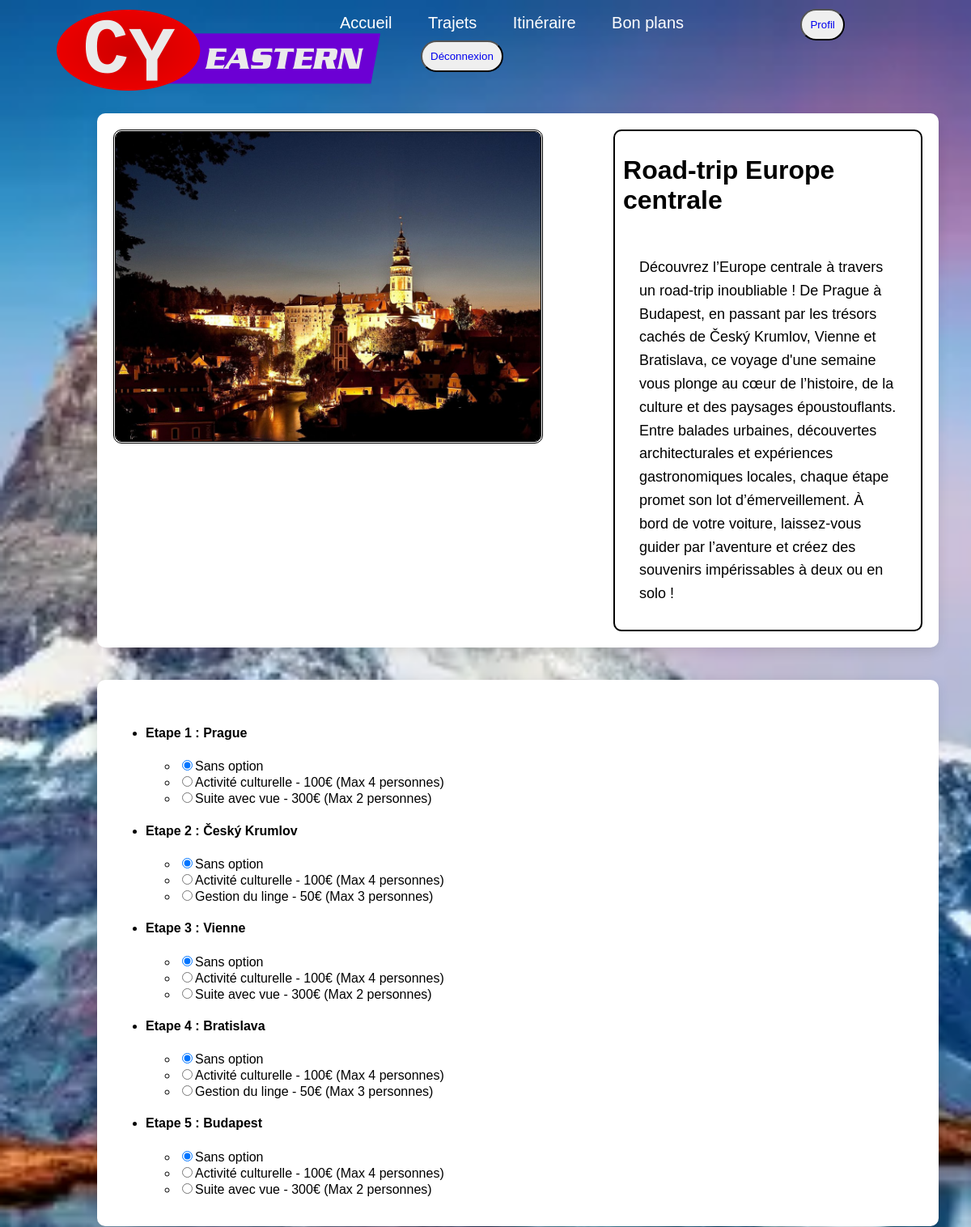
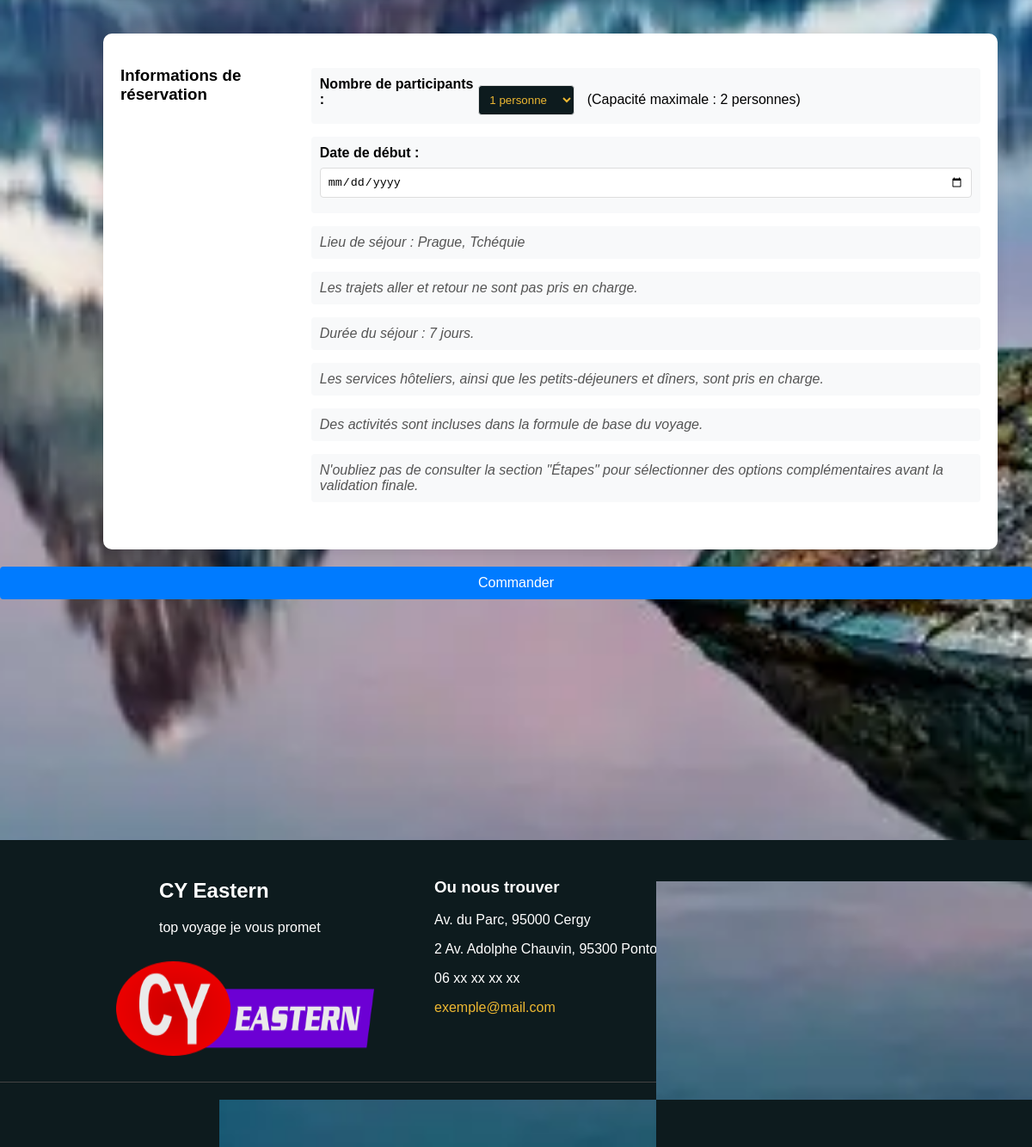
Screenshot of /resa.php?get=2 (signed in) with the database file from the repository (2 pictures, top to bottom).
### tables this page shows
CREATE TABLE `voyage` (
  `id` int(11) NOT NULL,
  `titre` varchar(39) NOT NULL,
  `duree` tinyint(4) NOT NULL,
  `etapes` tinyint(4) NOT NULL,
  `transport` varchar(24) NOT NULL,
  `maxi` tinyint(4) NOT NULL,
  `prix` smallint(6) NOT NULL,
  `statut` tinyint(1) NOT NULL
);

CREATE TABLE `descVoyage` (
  `idVoyage` int(2) DEFAULT NULL,
  `titre` varchar(38) DEFAULT NULL,
  `description` varchar(699) DEFAULT NULL,
  `infos` varchar(1944) DEFAULT NULL,
  `texte` varchar(583) DEFAULT NULL
);

CREATE TABLE `etapes` (
  `idVoyage` int(11) NOT NULL,
  `id` int(11) NOT NULL,
  `titre` varchar(100) NOT NULL,
  `debut` tinyint(4) NOT NULL,
  `duree` tinyint(4) NOT NULL,
  `persSup` tinyint(4) NOT NULL,
  `lat` float NOT NULL,
  `lon` float NOT NULL,
  `nom` varchar(100) NOT NULL,
  `pays` varchar(50) NOT NULL
);

CREATE TABLE `etapesOpt` (
  `idVoyage` int(11) NOT NULL,
  `idEtape` int(11) NOT NULL,
  `idOption` int(11) NOT NULL
);

CREATE TABLE `options` (
  `id` int(11) NOT NULL,
  `titre` varchar(100) NOT NULL,
  `prix` int(11) NOT NULL,
  `personnesMax` int(11) NOT NULL
);

### api/linkDB.php (called while the page is built, shortened)
<?php
$linkDB = mysqli_connect("mariadb","valerie","meilleursite2025","clickjourney");
$descQuery = "SELECT * FROM descVoyage ORDER BY idVoyage";
$descResult = mysqli_query($linkDB, $descQuery);
$desc = array();
while ($row = mysqli_fetch_assoc($descResult)) {
    $desc[$row['idVoyage']] = $row;
}
$voyageQuery = "SELECT * FROM voyage";
$voyageResult = mysqli_query($linkDB, $voyageQuery);
$voyage = array();
while ($row = mysqli_fetch_assoc($voyageResult)) {
    $voyage[$row['id']] = $row;
}
$etapesQuery = "SELECT * FROM etapes ORDER BY idVoyage, id";
$etapesResult = mysqli_query($linkDB, $etapesQuery);
$etapes = array();
while ($row = mysqli_fetch_assoc($etapesResult)) {
    $etapes[$row['idVoyage']][$row['id']] = $row;
}
$etapeOptQuery = "SELECT * FROM etapesOpt ORDER BY idVoyage, idEtape, idOption";
$etapeOptResult = mysqli_query($linkDB, $etapeOptQuery);
while ($row = mysqli_fetch_assoc($etapeOptResult)) {
    $etapeOpt[$row['idVoyage']][$row['idEtape']][$row['idOption']] = $row;
}
$optionQuery = "SELECT * FROM options";
$optionResult = mysqli_query($linkDB, $optionQuery);
$option = array();
while ($row = mysqli_fetch_assoc($optionResult)) {
    $option[$row['id']] = $row;
}

### resa.php (the view, shortened to what this page needs)
<?php
include('api/linkDB.php');
?>
<!DOCTYPE html>
<html lang="fr">
<head>
    <link rel="stylesheet" type="text/css" href="style.css">
</head>
<body id="haut">
    <div>
        <nav>
            <div class="divmenu">
                <div class="logo1">
                    <a href="index.html"><img src="media/logo.webp" width="400" height="100" alt="Logo"></a>
                </div>
                <ul>
                    <li class="limenu"><a href="index.html">Accueil</a></li>
                    <li class="limenu"><a href="presentation.php">Trajets</a></li>
                    <li class="limenu"><a href="recherche.html">Itinéraire</a></li>
                    <li class="limenu"><a href="">Bon plans</a></li>
                    <?php
                    if (!$_SESSION['connecte']) {
                        echo '<button class="bouton_menu"><a href="connexion.php">Connexion</a></button>';
                    } else {
                        echo '<button class="bouton_menu"><a href="profil.php">Profil</a></button>
        <button class="bouton_menu"><a href="index.php?logout=1">Déconnexion</a></button>';
                    }
                    ?>
                </ul>
            </div>
        </nav>
        <div class="container-res">
            <div class="img_reservation">
                <img <?php echo 'src="media/voyage/voyage' . $_GET['get'] . '.jpg" alt="Image ' . $voyage[$_GET['get']]['titre'] . '"'; ?>>
            </div>
            <div class="encadrement">
                <h1 class="titre"><?= $voyage[$_GET['get']]['titre'] ?></h1>
                <p class="texte-res"><?= $desc[$_GET['get']]['description'] ?></p>
            </div>
        </div>
        <form action="api/resa.php" method="POST">
            <div class="container-res">
                <ul>
                    <?php
                    foreach ($etapes[$_GET['get']] as $id => $row) {
                        echo '<li><h4>Etape ' . $id . ' : ' . $row['titre'] . '</h4>';
                        echo '<ul>';
                        echo '<li>';
                        echo '<input type="radio" name="etape_' . $id . '" id="none_' . $id . '" value="0" checked>';
                        echo '<label for="none_' . $id . '">Sans option</label>';
                        echo '</li>';
                        foreach ($etapeOpt[$_GET['get']][$id] as $idOpt => $row2) {
                            $optionData = $option[$row2['idOption']];
                            echo '<li>';
                            echo '<input type="radio" name="etape_' . $id . '" id="option_' . $id . '_' . $optionData['id'] . '" value="' . $optionData['id'] . '">';
                            echo '<label for="option_' . $id . '_' . $optionData['id'] . '">';
                            echo htmlspecialchars($optionData['titre']) . ' - ' . $optionData['prix'] . '€ (Max ' . $optionData['personnesMax'] . ' personnes)';
                            echo '</label>';
                            echo '</li>';
                        }
                        echo '</ul></li>';
                    }
                    ?>
                </ul>
            </div>
            <div class="container-res">
                <h3>Informations de réservation</h3>
                <ul class="booking-info">
                    <li>
                        <label for="passengers">Nombre de participants :</label>
                        <select name="passengers" id="passengers" required>
                            <?php
                            $maxCapacity = $voyage[$_GET['get']]['maxi'];
                            for ($i = 1; $i <= $maxCapacity; $i++) {
                                echo "<option value='$i'>$i personne" . ($i > 1 ? "s" : "") . "</option>";
                            }
                            ?>
                        </select>
                        (Capacité maximale : <?= $maxCapacity ?> personnes)
                    </li>
                    <li>
                        <label for="start_date">Date de début :</label>
                        <input type="date" name="start_date" id="start_date" required min="<?= date('Y-m-d') ?>"
                            max="<?= date('Y-m-d', strtotime('+1 year')) ?>">
                    </li>
                    <li class="info-note">Lieu de séjour : Prague, Tchéquie</li>
                    <li class="info-note">Les trajets aller et retour ne sont pas pris en charge.</li>
                    <li class="info-note">Durée du séjour : <?= $voyage[$_GET['get']]['duree'] ?> jours.</li>
                    <li class="info-note">Les services hôteliers, ainsi que les petits-déjeuners et dîners, sont
                        pris en charge.</li>
                    <li class="info-note">Des activités sont incluses dans la formule de base du voyage.</li>
                    <li class="info-note">N'oubliez pas de consulter la section "Étapes" pour sélectionner des
                        options complémentaires avant la validation finale.</li>
                </ul>
            </div>
            <div class="form-actions">
                <button type="submit">Commander</button>
            </div>
        </form>
        <footer>
            <div class="contenu">
                <div class="logo">
                    <h2>CY Eastern</h2>
                    <p>top voyage je vous promet</p>
                    <img src="media/logo.webp" alt="Logo" width="300" height="110"
                        style="display: flex; margin-left: -50px;">
                </div>
                <div class="colonne">
                    <h3>Ou nous trouver</h3>
                    <p>Av. du Parc, 95000 Cergy</p>
                    <p>2 Av. Adolphe Chauvin, 95300 Pontoise</p>
                    <p>06 xx xx xx xx</p>
                    <p><a href="mailto:exemple@mail.com" style="color: rgb(237, 184, 50);">exemple@mail.com</a></p>
                </div>
                <div class="colonne">
                    <h3>Navigation</h3>
                    <ul class="ul-footer">
                        <li><a href="#haut">haut de page</a></li>
                        <li><a href="index.html">Accueil</a></li>
                        <li><a href="presentation.php">Présentation</a></li>
                        <li><a href="#">Nos services</a></li>
                        <li><a href="connexion.php">Connexion</a></li>
                        <li><a href="inscription.php">Inscription</a></li>
                    </ul>
                </div>
            </div>
            <div class="footer-bottom">
                <p>copyright © 2025, CY Eastern</p>
            </div>
        </footer>
</body>
</html>

### style.css (style rules this page uses)
* { text-decoration: none; }
body { font-family: Arial, sans-serif; font-optical-sizing: auto; background-image: url(media/paysage.jpg); background-size: cover; background-repeat: no-repeat; background-position: center; height: 100vh; margin: 0; image-rendering: crisp-edges; background-attachment: fixed; }
img[alt="Logo"] { margin-left: 10px; margin-top: 30px; }
.divmenu { display: flex; align-items: center; justify-content: space-between; height: 100px; padding: 0 50px; }
li.limenu { display: inline-block; margin-left: -100px; }
.limenu a { color: white; font-size: 20px; margin-right: 140px; }
.bouton_menu { color: black; border-radius: 20px; padding: 10px; }
.logo1 { padding: 10px; font-weight: bold; font-size: 30px; justify-content: flex-end; }
select { background-color: #0d1b1e; color: rgb(237, 184, 50); border-radius: 5px; }
option { color: #0d1b1e; background-color: rgb(237, 184, 50); border-radius: 5px; }
footer { background-color: #0d1b1e; color: white; padding: 15px 0; margin-top: 280px; }
.contenu { display: flex; max-width: 850px; margin: auto; }
.colonne, .logo { min-width: 300px; margin: 10px; }
ul.ul-footer { list-style: none; padding: 0; }
ul.ul-footer li a { color: white; text-decoration: none; transition: color 0.4s; }
.footer-bottom { text-align: center; margin-top: 20px; border-top: 1px solid #444; padding-top: 10px; }
button[type=submit] { background: #6c00d4; color: white; padding: 10px 20px; font-size: 1rem; border: none; cursor: pointer; border-radius: 5px; transition: 0.3s; width: 100%; text-align: center; }
input[type=text], input[type=email], input[type=password], input[type=date], input[type=number] { width: 100%; padding: 12px 20px; margin: 8px 0; display: inline-block; border: 1px solid #ccc; box-sizing: border-box; }
div.container-res { margin-top: 40px; max-width: 1000px; margin-left: 10%; background: white; padding: 20px; border-radius: 10px; box-shadow: 0 5px 15px rgba(0, 0, 0, 0.1); display: flex; }
div.container-res .titre { margin: auto; width: 100%; padding-bottom: 30px; padding-top: 20px; }
.encadrement { border-color: black; border-style: solid; border-width: 2px; border-radius: 10px; padding: 10px; }
.texte-res { max-width: 60ch; margin: 0 auto; text-align: left; font-size: 18px; line-height: 1.6; padding: 20px; }
.img_reservation img { width: 85%; border-radius: 10px; border-color: black; border-style: double; }
.booking-info { list-style-type: none; padding: 0; margin: 20px 0; }
.booking-info li { margin-bottom: 15px; padding: 10px; background-color: #f8f9fa; border-radius: 4px; }
.booking-info label { display: inline-block; width: 180px; font-weight: bold; }
.booking-info select, .booking-info input[type="date"] { padding: 8px; border: 1px solid #ddd; border-radius: 4px; margin-right: 10px; }
.info-note { color: #555; font-style: italic; }
.form-actions { margin-top: 20px; text-align: right; }
.form-actions button { padding: 10px 20px; background-color: #007bff; color: white; border: none; border-radius: 4px; cursor: pointer; }

### rows the page displays
voyage: titre "Road-trip Europe centrale", maxi "2", duree "7"
descvoyage: description "Découvrez l’Europe centrale à travers un road-trip inoubliable ! De Prague à Budapest, en passant par les trésors cachés de Český Krumlov, Vienne et Bratislava, ce voyage d'une semaine vous plonge au cœur de l’histoire, de la culture et des paysages époustouflants. Entre balades urbaines, découvertes architecturales et expériences gastronomiques locales, chaque étape promet son lot d’émerveillement. À bord de votre voiture, laissez-vous guider par l’aventure et créez des souvenirs impérissables à deux ou en solo !"
etapes: id "1", titre "Prague"
etapesopt: idOption.titre "Activité culturelle", idOption.prix "100", idOption.personnesMax "4"
etapesopt: idOption.titre "Suite avec vue", idOption.prix "300", idOption.personnesMax "2"
etapes: id "2", titre "Český Krumlov"
etapesopt: idOption.titre "Activité culturelle", idOption.prix "100", idOption.personnesMax "4"
etapesopt: idOption.titre "Gestion du linge", idOption.prix "50", idOption.personnesMax "3"
etapes: id "3", titre "Vienne"
etapesopt: idOption.titre "Activité culturelle", idOption.prix "100", idOption.personnesMax "4"
etapesopt: idOption.titre "Suite avec vue", idOption.prix "300", idOption.personnesMax "2"
etapes: id "4", titre "Bratislava"
etapesopt: idOption.titre "Activité culturelle", idOption.prix "100", idOption.personnesMax "4"
etapesopt: idOption.titre "Gestion du linge", idOption.prix "50", idOption.personnesMax "3"
etapes: id "5", titre "Budapest"
etapesopt: idOption.titre "Activité culturelle", idOption.prix "100", idOption.personnesMax "4"
etapesopt: idOption.titre "Suite avec vue", idOption.prix "300", idOption.personnesMax "2"

### other values shown
form field passengers "1 personne"
